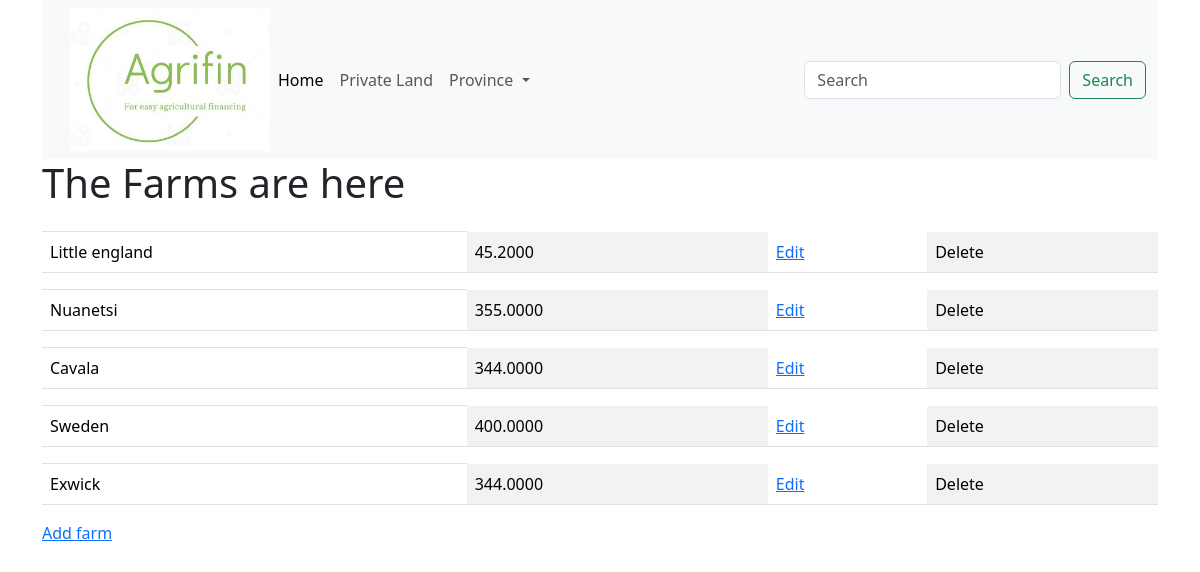
/farms/, run on the app's committed database.
### farmersapp/models.py (models this page shows, shortened)
class Farm(models.Model):
    farmer = models.ForeignKey(Farmer,on_delete = models.CASCADE)
    farm_name = models.CharField(max_length=500)
    plot_number = models.CharField(max_length=250,null=True, blank=True)
    extend = models.DecimalField(max_digits= 10,decimal_places= 4)
    district = models.CharField(max_length=20)
    province = models.CharField(max_length=250,choices=province)
    ward = models.CharField(max_length=10,null=True, blank=True)
    tenure_type = models.CharField(max_length=50,choices=tenure)
    irrigation =models.CharField(max_length=250,null= True,default ="Do you have irrigation",choices=(('Y','Yes'),('N','No')))
    water_availability  = models.CharField(max_length=250,choices=water)
    id = models.UUIDField(default=uuid.uuid1,unique=True,primary_key=True,editable=False)

### farmersapp/views.py (the view)
# urls.py: path("farms/",views.farms,name="farms"),
def farms(request):
    mfarms = Farm.objects.all()
    context = {'mfarms': mfarms}
    return render(request,'farms.html',context)

### farmersapp/templates/farms.html (shortened to what this page needs)
{%extends 'main.html'%}
  {% load bootstrap5 %}
{%block content%}
<h1>The Farms are here</h1>
<table class="table table-striped-columns">
  {%for farm in mfarms%}
  <th></th>
  <tr>
  <td>{{farm.farm_name}}</td>
  <td>{{farm.extend}}</td>
  <td><a href="{%url 'createfarm'%}">Edit</a></td>
  <td><a>Delete</a></td>
</tr>
  {%endfor%}
</table>
<a href = "{% url 'createfarm'%}">Add farm</a>
{%endblock%}

### data on the page
Farm: farm_name "Little england", extend "45.2000"
Farm: farm_name "Nuanetsi", extend "355.0000"
Farm: farm_name "Cavala", extend "344.0000"
Farm: farm_name "Sweden", extend "400.0000"
Farm: farm_name "Exwick", extend "344.0000"
